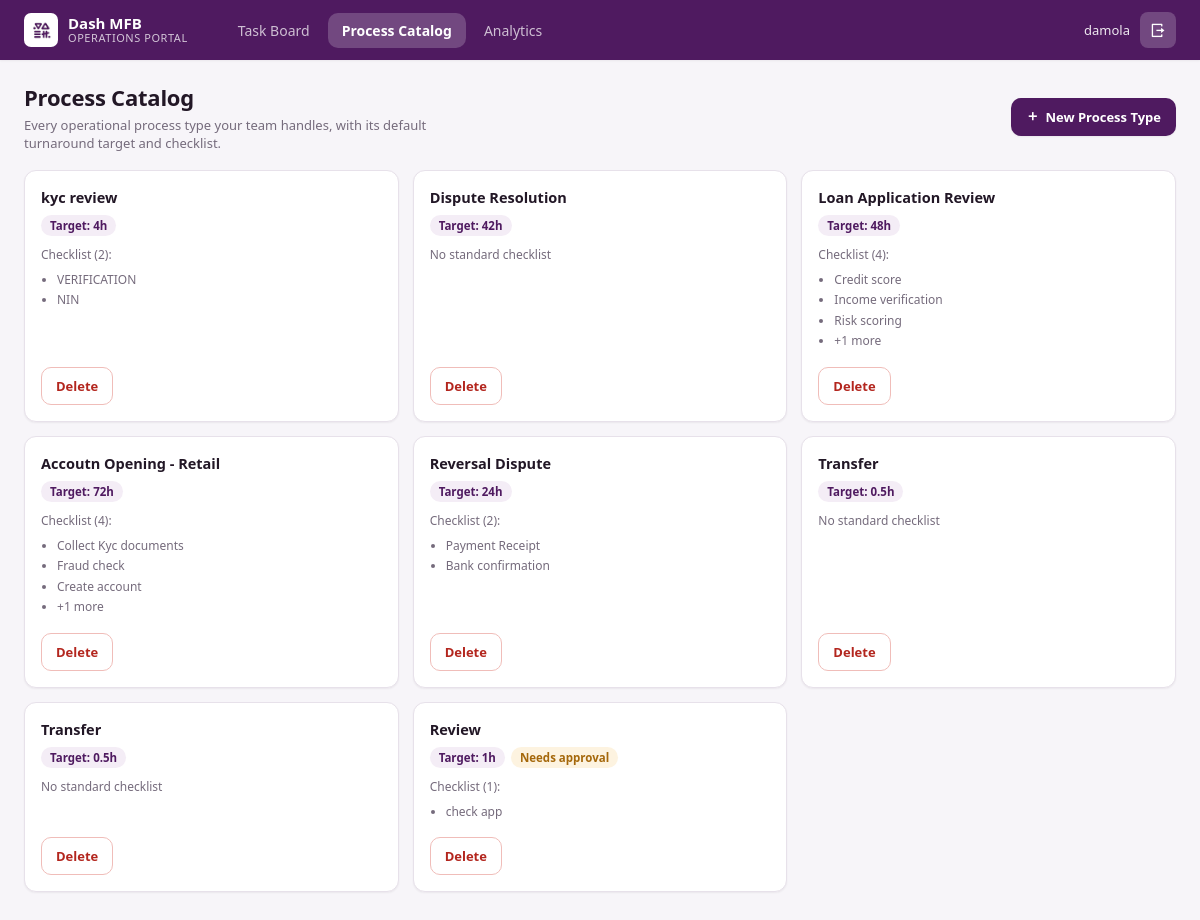
Screenshot of /dashboard/catalog/ (signed in) with the database file from the repository.
### portal/models.py (models this page shows, shortened)
class ProcessType(models.Model):
    name = models.CharField(max_length=200)
    target_hours = models.FloatField()
    checklist = models.JSONField(default=list, blank=True)
    requires_approval = models.BooleanField(
        default=False,
        help_text='Tasks of this type need a sign-off before they count as completed.',
    )

### portal/views.py (the view)
# urls.py: path('dashboard/catalog/', views.catalog_view, name='portal-catalog'),
@login_required
def catalog_view(request):
    return render(request, 'portal/catalog.html', _catalog_context(request))

### portal/views.py (called while the page is built)
def _catalog_context(request, form=None):
    profile = getattr(request.user, 'profile', None)
    is_management = (
        request.user.is_superuser
        or (
            profile
            and profile.role in (
                Profile.ROLE_ADMIN,
                Profile.ROLE_TEAM_LEAD,
            )
        )
    )
    if is_management:
        process_types = ProcessType.objects.all()
    else:
        process_types = ProcessType.objects.filter(
            tasks__assignee=request.user
        ).distinct()
    return {
        'active_tab': 'catalog',
        'process_types': process_types,
        'form': form if form is not None else ProcessTypeForm(),
    }

### portal/templates/portal/catalog.html (shortened to what this page needs)
{% extends 'portal/base.html' %}
{% load static %}
{% block content %}
<section class="tab-panel active">
    <div class="catalog-bar">
        <div class="catalog-left">
            <h2>Process Catalog</h2>
            <p class="muted">Every operational process type your team handles, with its default turnaround target and checklist.</p>
        </div>
        {% if user.is_superuser or user.profile.role == 'admin' or user.profile.role == 'team_lead' %}
        <button type="button" class="toolbar-btn show" onclick="document.getElementById('processModal').classList.remove('hidden')">
            <i class="ri-add-fill"></i> New Process Type
        </button>
        {% endif %}
    </div>
    <div class="catalog-grid">
        {% for pt in process_types %}
        <div class="catalog-card">
            <h4>{{ pt.name }}</h4>
            <div class="catalog-tags">
                <span class="catalog-target">Target: {{ pt.target_hours|floatformat:"-1" }}h</span>
                {% if pt.requires_approval %}
                    <span class="catalog-flag">Needs approval</span>
                {% endif %}
            </div>
            <div class="catalog-checklist">
                {% if pt.checklist %}
                    Checklist ({{ pt.checklist|length }}):
                    <ul>
                        {% for item in pt.checklist|slice:":3" %}<li>{{ item }}</li>{% endfor %}
                        {% if pt.checklist|length > 3 %}<li>+{{ pt.checklist|length|add:"-3" }} more</li>{% endif %}
                    </ul>
                {% else %}
                    No standard checklist
                {% endif %}
            </div>
            <form method="post" action="{% url 'process-type-delete' pt.id %}" class="catalog-card-actions"
                  onsubmit="return confirm('Delete this process type?');">
                <button type="submit" class="toolbar-btn btn-danger">Delete</button>
            </form>
        </div>
        {% empty %}
        <p class="data-empty">No process types yet. Add one to get started.</p>
        {% endfor %}
    </div>
</section>
{% endblock %}

### portal/templates/portal/base.html (shortened to what this page needs)
{% load static %}
<!DOCTYPE html>
<html lang="en">
<head>
    <link rel="stylesheet" href="{% static 'css/dashboard.css' %}">
    <link href="https://cdn.jsdelivr.net/npm/remixicon@4.9.0/fonts/remixicon.css" rel="stylesheet" />
</head>
<body>
    <header class="top-bar">
        <div class="head">
            <img src="{% static 'images/DASH LOGO.jpg' %}" alt="Logo">
            <div class="head-text">
                <span class="head-name">Dash MFB</span>
                <span class="head-sub">Operations Portal</span>
            </div>
        </div>
        <nav class="tabs" role="tablist">
            <a class="tab-btn {% if active_tab == 'board' %}active{% endif %}"
                href="{% url 'portal-dashboard' %}">Task Board</a>
            <a class="tab-btn {% if active_tab == 'catalog' %}active{% endif %}"
                href="{% url 'portal-catalog' %}">Process Catalog</a>
            {% if user.is_superuser or user.profile.role == 'admin' or user.profile.role == 'team_lead' %}
            <a class="tab-btn {% if active_tab == 'analytics' %}active{% endif %}"
                href="{% url 'portal-analytics' %}">Analytics</a>
            {% endif %}
        </nav>
        <div class="user-wrap">
            <span class="user-name">{{ user.get_full_name|default:user.username }}</span>
            <form method="post" action="{% url 'portal-logout' %}">
                <button type="submit" class="logout-btn" title="Log out">
                    <i class="ri-logout-box-r-line"></i>
                </button>
            </form>
        </div>
    </header>
    <main>
        {% block content %}
        {% endblock content %}
    </main>
</body>
</html>

### rows the page displays
ProcessType: name "kyc review", target_hours "4", checklist|length "2", checklist "VERIFICATION" "NIN"
ProcessType: name "Dispute Resolution", target_hours "42", checklist "No standard checklist"
ProcessType: name "Loan Application Review", target_hours "48", checklist|length "4", checklist "Credit score" "Income verification" "Risk scoring", checklist|length "1"
ProcessType: name "Accoutn Opening - Retail", target_hours "72", checklist|length "4", checklist "Collect Kyc documents" "Fraud check" "Create account", checklist|length "1"
ProcessType: name "Reversal Dispute", target_hours "24", checklist|length "2", checklist "Payment Receipt" "Bank confirmation"
ProcessType: name "Transfer", target_hours "0.5", checklist "No standard checklist"
ProcessType: name "Transfer", target_hours "0.5", checklist "No standard checklist"
ProcessType: name "Review", target_hours "1", requires_approval "Needs approval", checklist|length "1", checklist "check app"

### other values shown
{{ user.get_full_name|default:user.username }} "damola"
